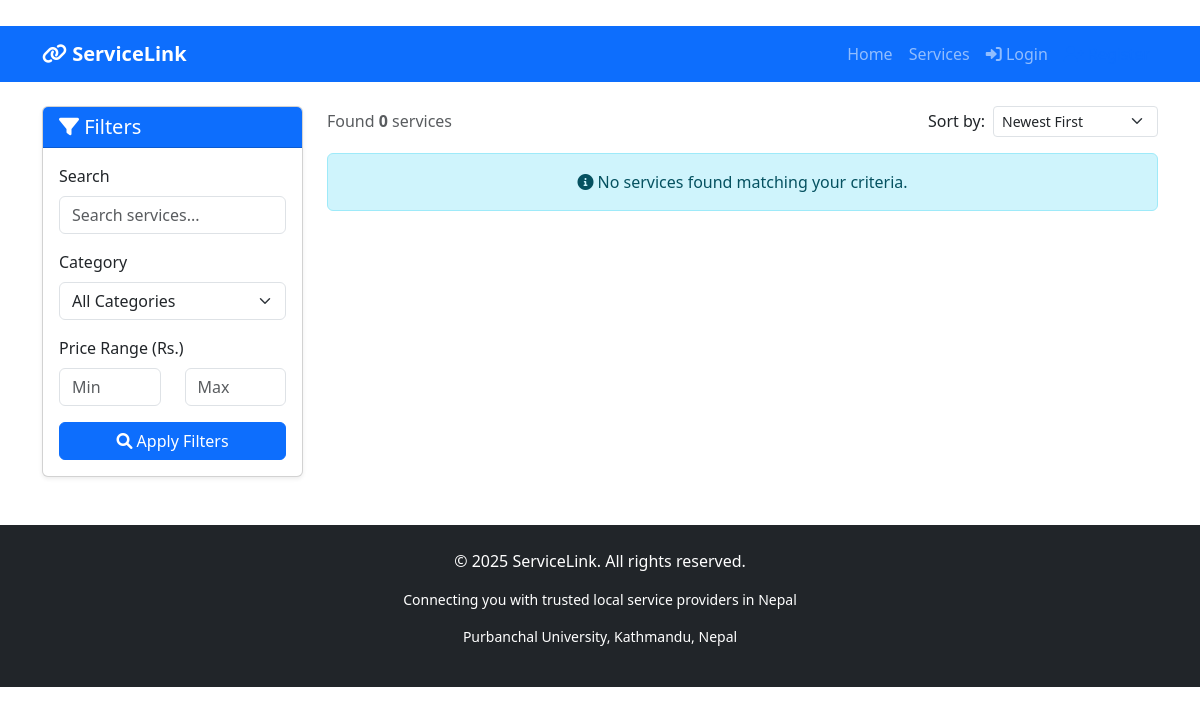
The page /services/ on the database as committed earlier.
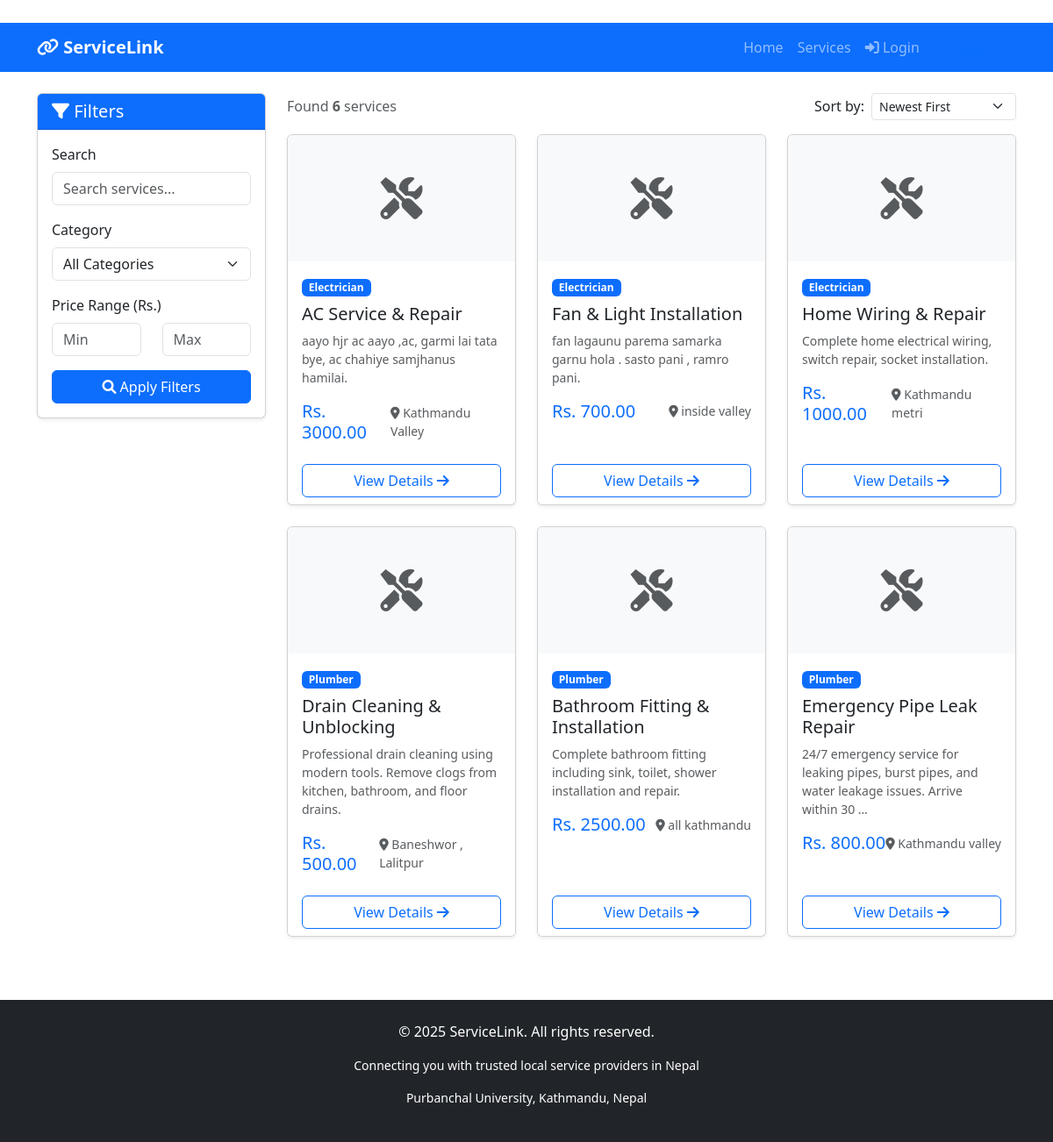
The same page on the database as committed later.
### services/models.py (models this page shows, shortened)
class Service(models.Model):
    title = models.CharField(max_length=200)
    description = models.TextField()
    price = models.DecimalField(max_digits=10, decimal_places=2)
    category = models.ForeignKey(Category, on_delete=models.CASCADE)
    provider = models.ForeignKey(User, on_delete=models.CASCADE, related_name='services')
    image = models.ImageField(upload_to='services/', blank=True, null=True)
    location = models.CharField(max_length=200, blank=True)
    is_available = models.BooleanField(default=True)
    created_at = models.DateTimeField(auto_now_add=True)

class Category(models.Model):
    name = models.CharField(max_length=100)
    slug = models.SlugField(unique=True)
    icon = models.CharField(max_length=50, blank=True, help_text="FontAwesome icon class")
    class Meta:
        verbose_name = "Category"
        verbose_name_plural = "Categories"

### services/views.py (the view)
# urls.py: path('', views.service_list, name='service_list'),
def service_list(request):
    services = Service.objects.filter(is_available=True)
    query = request.GET.get('q', '')
    category_slug = request.GET.get('category', '')
    min_price = request.GET.get('min_price', '')
    max_price = request.GET.get('max_price', '')
    sort_by = request.GET.get('sort', '-created_at')  # Default: newest first
    if query:
        services = services.filter(
            Q(title__icontains=query) |
            Q(description__icontains=query) |
            Q(location__icontains=query)
        )
    if category_slug:
        services = services.filter(category__slug=category_slug)
    if min_price:
        services = services.filter(price__gte=min_price)  # greater than or equal
    if max_price:
        services = services.filter(price__lte=max_price)  # less than or equal
    valid_sorts = ['price', '-price', 'created_at', '-created_at', 'title']
    if sort_by in valid_sorts:
        services = services.order_by(sort_by)
    paginator = Paginator(services, 6)
    page_number = request.GET.get('page')
    page_obj = paginator.get_page(page_number)
    categories = Category.objects.all()
    context = {
        'services': page_obj,  # Paginated services
        'categories': categories,
        'search_query': query,
        'selected_category': category_slug,
        'min_price': min_price,
        'max_price': max_price,
        'sort_by': sort_by,
    }
    return render(request, 'services/service_list.html', context)

### services/templates/services/service_list.html (shortened to what this page needs)
{% extends 'base.html' %}
{% block content %}
<div class="container mt-4">
    <div class="row">
        <div class="col-md-3">
            <div class="card shadow-sm">
                <div class="card-header bg-primary text-white">
                    <h5 class="mb-0"><i class="fas fa-filter"></i> Filters</h5>
                </div>
                <div class="card-body">
                    <form method="get">
                        <div class="mb-3">
                            <label class="form-label">Search</label>
                            <input type="text" name="q" class="form-control"
                                   placeholder="Search services..."
                                   value="{{ search_query }}">
                        </div>
                        <div class="mb-3">
                            <label class="form-label">Category</label>
                            <select name="category" class="form-select">
                                <option value="">All Categories</option>
                            </select>
                        </div>
                        <div class="mb-3">
                            <label class="form-label">Price Range (Rs.)</label>
                            <div class="row">
                                <div class="col-6">
                                    <input type="number" name="min_price" class="form-control"
                                           placeholder="Min" value="{{ min_price }}">
                                </div>
                                <div class="col-6">
                                    <input type="number" name="max_price" class="form-control"
                                           placeholder="Max" value="{{ max_price }}">
                                </div>
                            </div>
                        </div>
                        <button type="submit" class="btn btn-primary w-100">
                            <i class="fas fa-search"></i> Apply Filters
                        </button>
                    </form>
                </div>
            </div>
        </div>
        <div class="col-md-9">
            <div class="d-flex justify-content-between align-items-center mb-3">
                <p class="text-muted mb-0">
                    Found <strong>{{ services.paginator.count }}</strong> services
                </p>
                <div class="d-flex align-items-center">
                    <label class="me-2">Sort by:</label>
                    <select class="form-select form-select-sm w-auto" onchange="window.location.href=this.value">
                        <option value="?sort=-created_at" {% if sort_by == '-created_at' %}selected{% endif %}>
                            Newest First
                        </option>
                    </select>
                </div>
            </div>
            <div class="row">
                {% for service in services %}
                <div class="col-md-6 col-lg-4 mb-4">
                    <div class="card h-100 shadow-sm service-card">
                        {% if service.image %}
                        <img src="{{ service.image.url }}" class="card-img-top" alt="{{ service.title }}"
                             style="height: 180px; object-fit: cover;">
                        {% else %}
                        <div class="card-img-top bg-light text-center py-5">
                            <i class="fas fa-tools fa-3x text-muted"></i>
                        </div>
                        {% endif %}
                        <div class="card-body">
                            <span class="badge bg-primary mb-2">{{ service.category.name }}</span>
                            <h5 class="card-title">{{ service.title }}</h5>
                            <p class="card-text text-muted small">{{ service.description|truncatewords:15 }}</p>
                            <div class="d-flex justify-content-between align-items-center mt-3">
                                <h5 class="text-primary mb-0">Rs. {{ service.price }}</h5>
                                <small class="text-muted">
                                    <i class="fas fa-map-marker-alt"></i> {{ service.location|default:"Online" }}
                                </small>
                            </div>
                        </div>
                        <div class="card-footer bg-white border-top-0">
                            <a href="{% url 'service_detail' service.id %}" class="btn btn-outline-primary w-100">
                                View Details <i class="fas fa-arrow-right"></i>
                            </a>
                        </div>
                    </div>
                </div>
                {% empty %}
                <div class="col-12">
                    <div class="alert alert-info text-center">
                        <i class="fas fa-info-circle"></i> No services found matching your criteria.
                    </div>
                </div>
                {% endfor %}
            </div>
        </div>
    </div>
</div>
{% endblock %}

### templates/base.html (shortened to what this page needs)
<!DOCTYPE html>
<html lang="en">
<head>
    <link href="https://cdn.jsdelivr.net/npm/bootstrap@5.3.0/dist/css/bootstrap.min.css" rel="stylesheet">
    <link rel="stylesheet" href="https://cdnjs.cloudflare.com/ajax/libs/font-awesome/6.0.0/css/all.min.css">
</head>
<body>
  <form action="{% url 'logout' %}" method="post" style="display: inline;">
    <button type="submit" class="nav-link btn btn-link" style="display: inline; background: none; border: none; color: rgba(255,255,255,0.9);">
    </button>
</form>
    <nav class="navbar navbar-expand-lg navbar-dark bg-primary">
        <div class="container">
            <a class="navbar-brand fw-bold" href="/">
                <i class="fas fa-link"></i> ServiceLink
            </a>
            <div class="collapse navbar-collapse" id="navbarNav">
                <ul class="navbar-nav ms-auto">
                    <li class="nav-item">
                        <a class="nav-link" href="/">Home</a>
                    </li>
                    <li class="nav-item">
                        <a class="nav-link" href="/services/">Services</a>
                    </li>
                    {% if user.is_authenticated %}
                        <li class="nav-item">
                            <a class="nav-link" href="{% url 'dashboard' %}">
                                <i class="fas fa-tachometer-alt"></i> Dashboard
                            </a>
                        </li>
                        <li class="nav-item">
                            {% comment %} <a class="nav-link" href="{% url 'logout' %}">
                                <i class="fas fa-sign-out-alt"></i> Logout ({{ user.username }})
                            </a> {% endcomment %}
                            <form action="{% url 'logout' %}" method="post" style="display: inline;">
                                  {% csrf_token %}
                                  <button type="submit" class="nav-link btn btn-link" style="display: inline; background: none; border: none; color: rgba(255,255,255,0.85); padding: 8px 16px;">
                                   Logout ({{ user.username }})
                                </button>
                            </form>
                        </li>
                    {% else %}
                        <li class="nav-item">
                            <a class="nav-link" href="{% url 'login' %}">
                                <i class="fas fa-sign-in-alt"></i> Login
                            </a>
                        </li>
                        <li class="nav-item">
                            <a class="nav-link btn btn-light text-primary" href="{% url 'register' %}">
                                <i class="fas fa-user-plus"></i> Register
                            </a>
                        </li>
                    {% endif %}
                </ul>
            </div>
        </div>
    </nav>
    {% block content %}
    {% endblock %}
    <footer class="bg-dark text-white mt-5 py-4">
        <div class="container text-center">
            <p>&copy; 2025 ServiceLink. All rights reserved.</p>
            <p class="small">Connecting you with trusted local service providers in Nepal</p>
            <p class="small">Purbanchal University, Kathmandu, Nepal</p>
        </div>
    </footer>
</body>
</html>

### templates/base.html (style rules this page uses)
.service-card { transition: box-shadow 0.3s; }
footer { margin-top: 50px; }

### services/templates/services/service_list.html (style rules this page uses)
.service-card { transition: transform 0.2s, box-shadow 0.2s; }

Rows that differ between the two databases and show on the page:
added Service: category.name "Electrician", title "AC Service & Repair", description "aayo hjr ac aayo ,ac, garmi lai tata bye, ac chahiye samjhanus hamilai.", price "3000.00", location "Kathmandu Valley"
added Service: category.name "Electrician", title "Fan & Light Installation", description "fan lagaunu parema samarka garnu hola . sasto pani , ramro pani.", price "700.00", location "inside valley"
added Service: category.name "Electrician", title "Home Wiring & Repair", description "Complete home electrical wiring, switch repair, socket installation.", price "1000.00", location "Kathmandu metri"
added Service: category.name "Plumber", title "Drain Cleaning & Unblocking", description "Professional drain cleaning using modern tools. Remove clogs from kitchen, bathroom, and floor drains.", price "500.00", location "Baneshwor , Lalitpur"
added Service: category.name "Plumber", title "Bathroom Fitting & Installation", description "Complete bathroom fitting including sink, toilet, shower installation and repair.", price "2500.00", location "all kathmandu"
added Service: category.name "Plumber", title "Emergency Pipe Leak Repair", description "24/7 emergency service for leaking pipes, burst pipes, and water leakage issues. Arrive within 30 …", price "800.00", location "Kathmandu valley"
Other text that changed with them:
{{ services.paginator.count }}: "0" → "6"
text no longer shown: "No services found matching your criteria."
